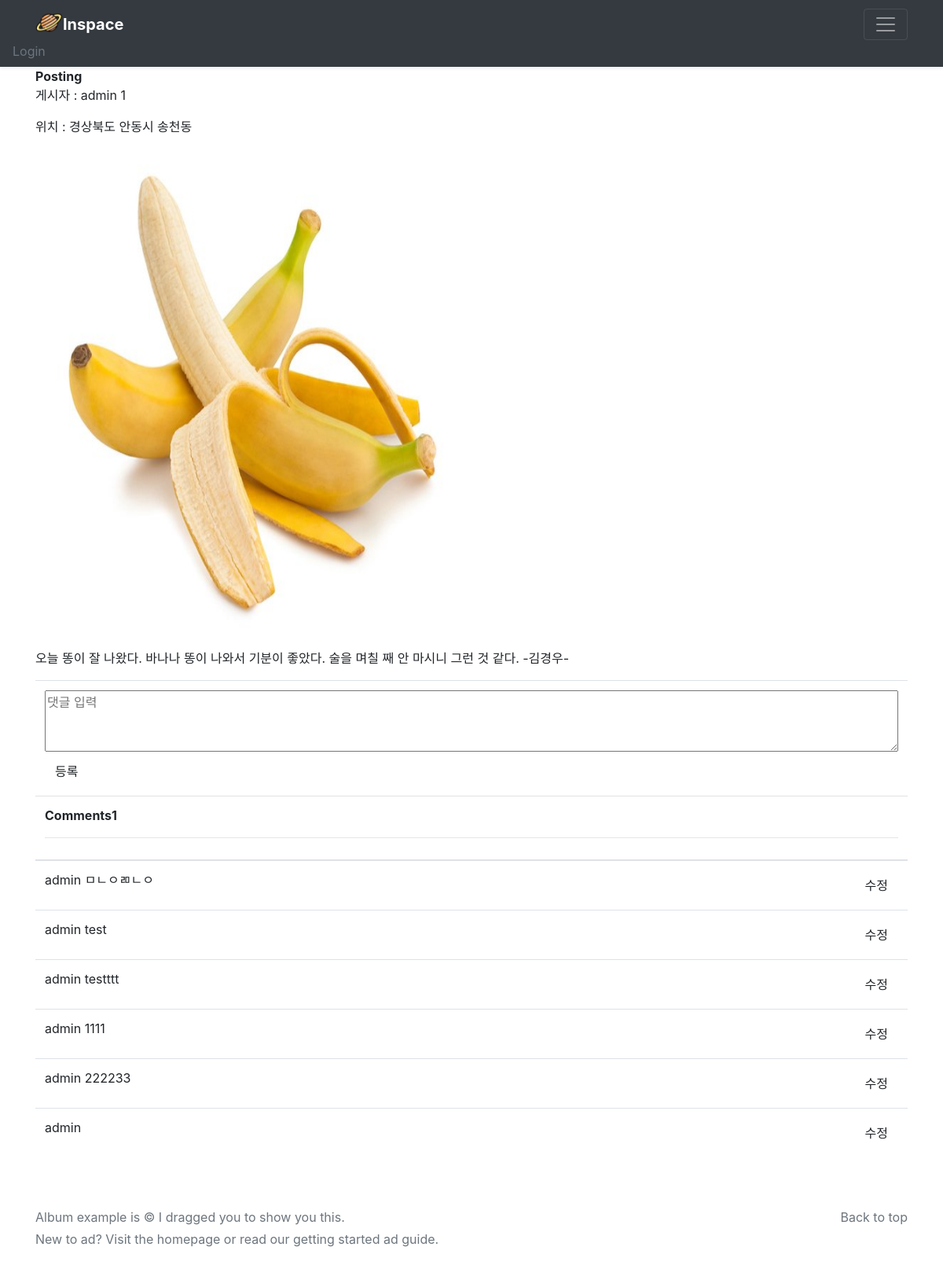
/inspace/posting/1/, run on the app's committed database.
### space/models.py (models this page shows)
class Posting(models.Model):
    email = models.ForeignKey(User, on_delete=models.CASCADE)
    content = models.CharField(max_length=1000)
    picture = models.CharField(max_length=500)
    location = models.CharField(max_length=500)

class User(models.Model):
    email = models.CharField(primary_key=True, max_length=50)
    password = models.CharField(max_length=100)
    name = models.CharField(max_length=10)
    phone = models.CharField(max_length=15)

class User_Comment(models.Model):
    posting = models.ForeignKey(Posting, on_delete=models.CASCADE)
    email = models.CharField(max_length=50)
    comment = models.CharField(max_length=1000)

### inspace/views.py (the view)
# urls.py: path('inspace/posting/<int:id>/', views.posting_id),
def posting_id(request, id):
    user_posting = Posting.objects.get(id=id)
    print(user_posting.id, user_posting.email.name)
    context = {
        'user_posting' : user_posting
    }
    return render(request, 'posting.html',context)

### templates/posting.html (shortened to what this page needs)
{% extends 'base.html' %}
{% block content %}
<div class="container">
    <form id="commentForm" name="commentForm" method="post" action='/inspace/comment/'>
        <div>
            <div>
                <span><strong>Posting</strong></span>
            </div>
            <div class="block">
                <p>게시자 : {{ user_posting.email.email }} {{ user_posting.id }}</p>
                <p>위치 : {{ user_posting.location }}</p>
                <img src="/static/profile_image/{{ user_posting.picture }}" width="540px" height="620px">
                <p class="con">{{ user_posting.content }}</p>
            </div>
            <div>
                <table class="table">
                    <tr>
                        <td>
                            <textarea style="width: 100%" rows="3" cols="30" id="comment" name="comment"
                                placeholder="댓글 입력"></textarea>
                            <br>
                            <div>
                                <button type="submit" class="btn btn-default">등록</button>
                            </div>
                    <tr>
                        <th>Comments{{ user_posting.id }}
                            <hr>
                        </th>
                    </tr>
                    <tr>
                        <tbody>
                            {% for User_Comment in user_posting.user_comment_set.all %}
                            <tr>
                                <td>
                                    <span>{{ User_Comment.email }}</span>
                                    <span>{{ User_Comment.comment }}</span>
                                    <span style="float: right">
                                        <input type="button" class="btn btn-default" value="수정" onclick='modify(this)' c-id="{{ User_Comment.id }}">
                                    </span>
                                </td>
                            </tr>
                            {% endfor %}
                        </tbody>
                    </tr>
                    </td>
                    </tr>
                </table>
            </div>
        </div>
    </form>
</div>
{% endblock %}

### templates/base.html (shortened to what this page needs)
<!doctype html>
{% load static %}
<html lang="en">
  <head>
    <link rel="stylesheet" href="{% static 'album.css' %}">
    <link href="{% static 'bootstrap.min.css' %}" rel="stylesheet">
  </head>
  <body>
    <header>
  <div class="navbar navbar-dark bg-dark shadow-sm">
    <div class="container d-flex justify-content-between">
      <a href="/inspace/main/" class="navbar-brand d-flex align-items-center">
        <img src="/static/nav_icon.png" width="35px" height="35px">
        <strong>Inspace</strong>
      </a>
      <button class="navbar-toggler" type="button" data-toggle="collapse" data-target="#navbarHeader" aria-controls="navbarHeader" aria-expanded="false" aria-label="Toggle navigation">
        <span class="navbar-toggler-icon"></span>
      </button>
    </div>
    <ul class="nav navbar-nav navbar-right">
      {% if request.session.email %}
      <li>
        <a href="/inspace/signout/">
          <span class="glyphicon glyphicon-log-out"></span>
         {{ request.session.email }} / Logout
        </a>
      </li>
      {% else %}
      <li>
        <a href="/inspace/signin/">
           Login
        </a>
      </li>
      {% endif %}
    </ul>
  </div>
</header>
<main role="main">
  {% block content %}
  {% endblock %}
</main>
<footer class="text-muted">
  <div class="container">
    <p class="float-right">
      <a href="#">Back to top</a>
    </p>
    <p>Album example is &copy; I dragged you to show you this. </p>
    <p>New to ad? <a href="http://localhost:8000/inspace/signin/">Visit the homepage</a> or read our <a href="https://w.namu.la/s/da803f231820ce91b5ab01b913ac48ade802691cf7d60c8228a2160384e9acee2c4f4c587992c3079d6b1e9383bdb16582956e035afb34660ec61273ab7caf03b7ffe1e8bfb9841e3b9f6d52ffe579aad85ba5ee20e2fca19d6a24b0e9bf3162">getting started ad guide</a>.</p>
  </div>
</footer>
</html>

### static/album.css (style rules this page uses)
footer { padding-top: 3rem; padding-bottom: 3rem; }
footer p { margin-bottom: .25rem; }

### templates/base.html (style rules this page uses)
a { text-decoration:none; color:#6c757d; }

### data on the page
Posting: email.email "admin", id "1", location "경상북도 안동시 송천동", picture (picture), content "오늘 똥이 잘 나왔다. 바나나 똥이 나와서 기분이 좋았다. 술을 며칠 째 안 마시니 그런 것 같다. -김경우-"
User_Comment: email "admin", comment "ㅁㄴㅇㄻㄴㅇ"
User_Comment: email "admin", comment "test"
User_Comment: email "admin", comment "testttt"
User_Comment: email "admin", comment "1111"
User_Comment: email "admin", comment "222233"
User_Comment: email "admin"
